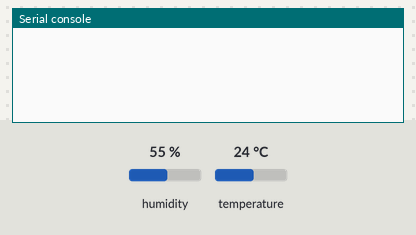
A program run on a simulated MicroPython board. Parts: the last lines printed to the serial console. Inputs (shaded band) come from the test bench; at power-on: humidity 55 %, temperature 24 °C.

Above: at 1.2 s.
1.3 s: humidity set to 22 %
At 3.5 s:
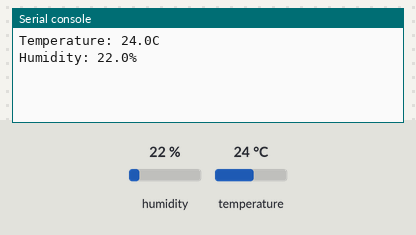
4.3 s: temperature set to 12 °C
At 7.0 s:
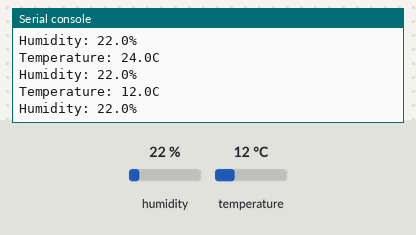
7.3 s: humidity set to 40 %
At 9.4 s:
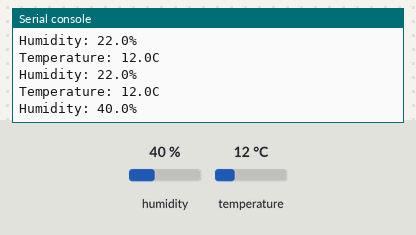

The program:

main.py
```python
import dht
import machine
import time

while True:
    time.sleep(2)
    sensor = dht.DHT22(machine.Pin(2))
    sensor.measure()
    temperature = sensor.temperature()
    humidity = sensor.humidity()
    print ("Temperature: " + str(temperature) + "C")
    print ("Humidity: " + str(humidity) + "%")
```

Measured:
- after the input at 1.3 s, the serial console: prints a new line after 0.72 s (image 1)
- after the input at 4.3 s, the serial console: prints a new line after 1.8 s (image 2)
- after the input at 7.3 s, the serial console: prints a new line after 0.79 s (image 3)
